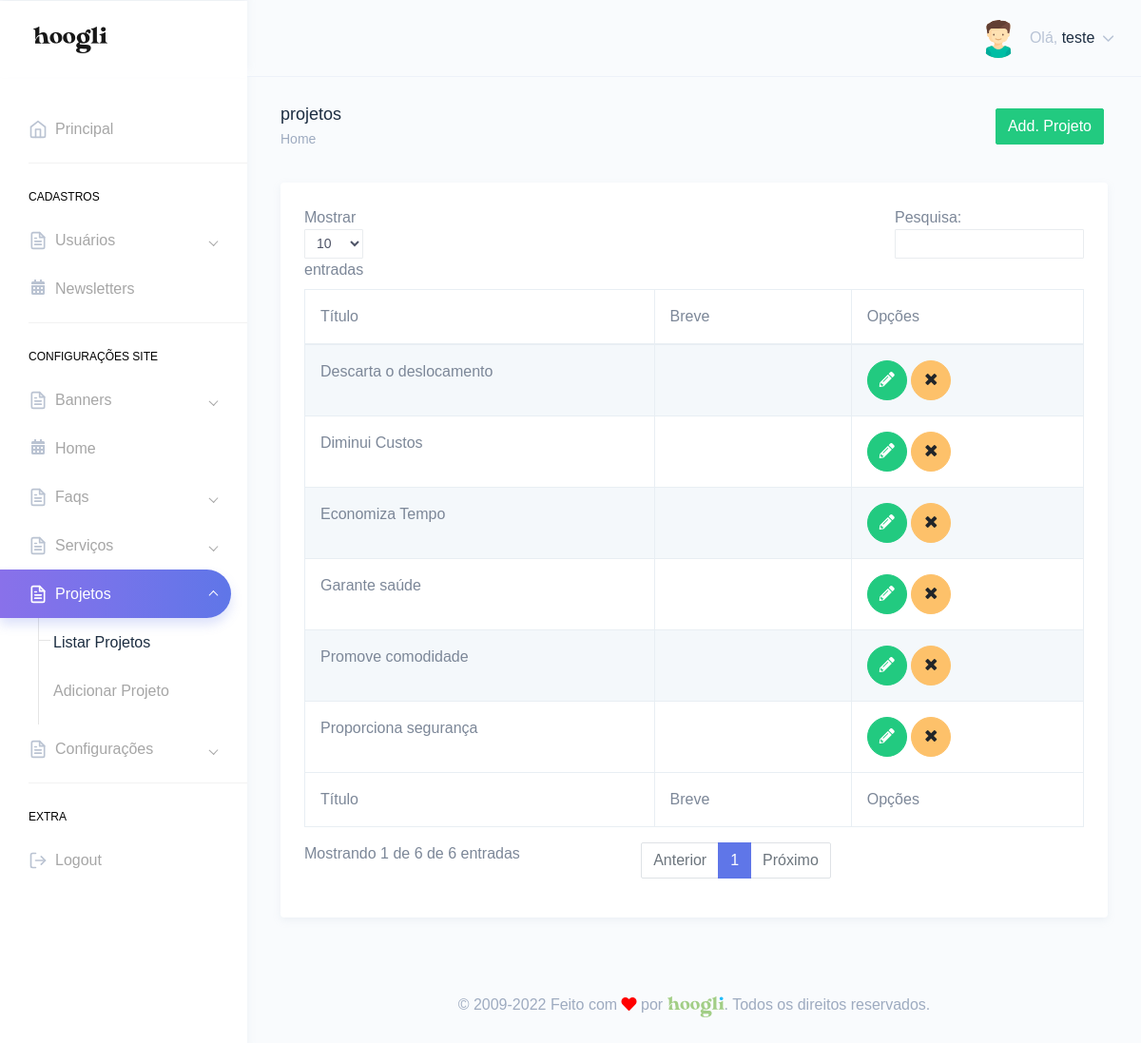
Page /painel/projetos.php (signed in) on the committed database.
### tables this page shows
CREATE TABLE `tbl_usuarios` (
  `id` int(11) NOT NULL,
  `nome` varchar(250) DEFAULT NULL,
  `email` varchar(250) DEFAULT NULL,
  `telefone` varchar(250) DEFAULT NULL,
  `endereco` varchar(250) DEFAULT NULL,
  `cpf` varchar(100) DEFAULT NULL,
  `login` varchar(100) DEFAULT NULL,
  `senha` varchar(100) DEFAULT NULL,
  `foto` varchar(250) DEFAULT NULL,
  `id_cargo` int(11) DEFAULT NULL,
  `sexo` varchar(2) DEFAULT NULL,
  `perm_cad_usuario` varchar(2) DEFAULT NULL,
  `perm_relatorio` varchar(2) DEFAULT NULL,
  `perm_add_usuario` varchar(2) DEFAULT NULL,
  `perm_edit_usuario` varchar(2) DEFAULT NULL,
  `perm_del_usuario` varchar(2) DEFAULT NULL,
  `perm_cad_contato` varchar(2) DEFAULT NULL,
  `perm_edit_contato` varchar(2) DEFAULT NULL,
  `perm_del_contato` varchar(2) DEFAULT NULL,
  `perm_edit_contato_nf` varchar(3) DEFAULT NULL,
  `perm_pag_principal_rm` varchar(2) DEFAULT NULL,
  `perm_pag_principal_uc` varchar(2) DEFAULT NULL,
  `admin_geral` varchar(2) DEFAULT NULL,
  `data_frase` date DEFAULT NULL,
  `id_frase` int(11) DEFAULT NULL,
  `frase_lida` varchar(2) DEFAULT NULL
);

CREATE TABLE `tbl_projetos` (
  `id` int(11) NOT NULL,
  `id_categoria` int(11) DEFAULT NULL,
  `titulo` varchar(250) DEFAULT NULL,
  `texto` text DEFAULT NULL,
  `url_amigavel` varchar(250) DEFAULT NULL,
  `foto` varchar(250) DEFAULT NULL,
  `foto_principal` varchar(250) DEFAULT NULL,
  `breve` text DEFAULT NULL,
  `localizacao` varchar(255) DEFAULT NULL,
  `area` varchar(255) DEFAULT NULL,
  `projeto` varchar(255) DEFAULT NULL,
  `localizacao_icone` varchar(255) DEFAULT NULL,
  `projeto_icone` varchar(255) DEFAULT NULL,
  `area_icone` varchar(255) DEFAULT NULL,
  `meta_title` text DEFAULT NULL,
  `meta_description` text DEFAULT NULL,
  `meta_keywords` text DEFAULT NULL
);

### Connection/con-pdo.php (called while the page is built, shortened)
<?php
$conInstanciada = '';
if(empty($conInstanciada)) {
	class Conexao {
		private static $pdo;
		public static function getInstance() {
		if (!isset(self::$pdo)) {
		 try {
		  $opcoes = array(PDO::MYSQL_ATTR_INIT_COMMAND => 'SET NAMES utf8', PDO::ATTR_PERSISTENT => TRUE);
		  self::$pdo = new PDO("mysql:host=" . HOST . "; dbname=" . DBNAME . "; charset=" . CHARSET . ";", USER, PASSWORD, $opcoes);
		  self::$pdo->setAttribute(PDO::ATTR_ERRMODE, PDO::ERRMODE_EXCEPTION);
		 } catch (PDOException $e) {
		  print "Erro: " . $e->getMessage();
		 }
		}
		return self::$pdo;
		}
	}
}

### Class/acesso.class.php (called while the page is built, shortened)
<?php
$AcessoInstanciada = '';
if(empty($AcessoInstanciada)) {
	if(file_exists('Connection/conexao.php')) {
		require_once('Connection/con-pdo.php');
		require_once('funcoes.php');
	} else {
		require_once('../Connection/con-pdo.php');
		require_once('../funcoes.php');
	}
	class Acesso {
		private $pdo = null;
		private static $Acesso = null;
		private function __construct($conexao){
			$this->pdo = $conexao;
		}
		public static function getInstance($conexao){
			if (!isset(self::$Acesso)):
				self::$Acesso = new Acesso($conexao);
			endif;
			return self::$Acesso;
		}
		function rsDados($id='', $idCargo='', $orderBy='', $limite='') {
			$sqlLimite = '';
			$sqlOrdem = '';
			$sql = '';
			$nCampos = 0;
			if(!empty($id)) {
				$sql .= " and id = ?";
				$nCampos++;
				$campo[$nCampos] = $id;
			}
			try{
				$sql = "SELECT * FROM tbl_usuarios where 1=1 $sql $sqlOrdem $sqlLimite";
				$stm = $this->pdo->prepare($sql);
				for($i=1; $i<=$nCampos; $i++) {
					$stm->bindValue($i, $campo[$i]);
				}
				$stm->execute();
				$rsDados = $stm->fetchAll(PDO::FETCH_OBJ);
				if($id <> '' or $limite == 1) {
					return($rsDados[0]);
				} else {
					return($rsDados);
				}
			} catch(PDOException $erro){
				echo $erro->getMessage();
			}
		}
	}
}

### painel/verifica.php (called while the page is built, shortened)
<?php
include "../Class/acesso.class.php";
$verificaRestrito = Acesso::getInstance(Conexao::getInstance());
include "../Class/projetos.class.php";
$projetos = Projetos::getInstance(Conexao::getInstance());
$verificaRestrito->restritoAdmin();
$dadosUsuarioLogado = $verificaRestrito->rsDados($_SESSION['dadosLogado']->id);
?>

### funcoes.php (called while the page is built, shortened)
<?php
  function icone_genero($genero) {
    switch ($genero) {
      case "M": return "assets/images/avatars/boy.svg"; break;
    }
  }
?>

### Class/projetos.class.php (called while the page is built, shortened)
<?php
$ProjetosInstanciada = '';
if(empty($ProjetosInstanciada)) {
	if(file_exists('Connection/conexao.php')) {
		require_once('Connection/con-pdo.php');
		require_once('funcoes.php');
	} else {
		require_once('../Connection/con-pdo.php');
		require_once('../funcoes.php');
	}
	class Projetos {
		private $pdo = null;
		private static $Projetos = null;
		private function __construct($conexao){
			$this->pdo = $conexao;
		}
		public static function getInstance($conexao){
			if (!isset(self::$Projetos)):
				self::$Projetos = new Projetos($conexao);
			endif;
			return self::$Projetos;
		}
		function rsDados($id='', $orderBy='', $limite='', $idCat='', $idDiferente='', $url_amigavel='') {
			$nCampos = 0;
			$sql = '';
			$sqlOrdem = '';
			$sqlLimite = '';
			try{
				$sql = "SELECT * FROM tbl_projetos where 1=1 $sql $sqlOrdem $sqlLimite";
				$stm = $this->pdo->prepare($sql);
				for($i=1; $i<=$nCampos; $i++) {
					$stm->bindValue($i, $campo[$i]);
				}
				$stm->execute();
				$rsDados = $stm->fetchAll(PDO::FETCH_OBJ);
				if($id <> '' or $limite == 1) {
					return($rsDados[0]);
				} else {
					return($rsDados);
				}
			} catch(PDOException $erro){
				echo $erro->getMessage();
			}
		}
	}
}

### painel/projetos.php (the view, shortened to what this page needs)
<?php include "verifica.php";
$puxaProjetos = $projetos->rsDados();
?>
<!DOCTYPE html>
<html dir="ltr" lang="pt-br">
<head>
    <link href="dist/css/style.min.css" rel="stylesheet">
</head>
<body>
    <div id="main-wrapper" data-theme="light" data-layout="vertical" data-navbarbg="skin6" data-sidebartype="full" data-sidebar-position="fixed" data-header-position="fixed" data-boxed-layout="full">
      <?php include "header.php";?>
       <?php include "inc-menu-lateral.php";?>
        <div class="page-wrapper">
            <div class="page-breadcrumb">
                <div class="row">
                    <div class="col-7 align-self-center">
                        <h4 class="page-title text-truncate text-dark font-weight-medium mb-1">projetos</h4>
                        <div class="d-flex align-items-center">
                            <nav aria-label="breadcrumb">
                                <ol class="breadcrumb m-0 p-0">
                                    <li class="breadcrumb-item"><a href="." class="text-muted">Home</a></li>
                                </ol>
                            </nav>
                        </div>
                    </div>
                    <div class="col-5 align-self-center">
                        <a href="add-projeto.php" class="btn btn-success float-right m-1">Add. Projeto</a>
                    </div>
                </div>
            </div>
            <div class="container-fluid">
                <div class="row">
                    <div class="col-12">
                        <div class="card">
                            <div class="card-body">
                                <div class="table-responsive">
                                    <table id="zero_config" class="table table-striped table-bordered ">
                                        <thead>
                                            <tr>
                                                <th>Título</th>
                                                <th>Breve</th>
                                                <th>Opções</th>
                                            </tr>
                                        </thead>
                                        <tbody>
                                            <?php
                                            if(count($puxaProjetos) > 0){
                                            foreach($puxaProjetos as $blog){?>
                                            <tr>
                                                <td><?php echo $blog->titulo;?></td>
                                                <td><?php echo $blog->breve;?></td>
                                                <td>
                                                    <a href="editar-projeto.php?id=<?php echo $blog->id;?>" class="btn btn-success btn-circle"><i class="fas fa-pencil-alt"></i></a>
                                                    <a href="projetos.php?id=<?php echo $blog->id;?>&acao=excluirProjeto" class="btn btn-warning btn-circle"><i class="fa fa-times"></i></a>
                                                </td>
                                            </tr>
                                            <?php } }?>
                                        </tbody>
                                        <tfoot>
                                            <tr>
                                                <th>Título</th>
                                                <th>Breve</th>
                                                <th>Opções</th>
                                            </tr>
                                        </tfoot>
                                    </table>
                                </div>
                            </div>
                        </div>
                    </div>
                </div>
            </div>
        <?php include "footer.php";?>
        </div>
    </div>
</body>
</html>

### painel/header.php (shortened to what this page needs)
<header class="topbar" data-navbarbg="skin6">
            <nav class="navbar top-navbar navbar-expand-md">
                <div class="navbar-header" data-logobg="skin6">
                    <div class="navbar-brand">
                        <a href=".">
                            <span class="logo-text">
                                <img src="assets/images/hoogli_logo.png" alt="homepage" class="dark-logo" />
                            </span>
                        </a>
                    </div>
                </div>
                <div class="navbar-collapse collapse" id="navbarSupportedContent">
                    <ul class="navbar-nav float-right">
                        <li class="nav-item dropdown">
                            <a class="nav-link dropdown-toggle" href="javascript:void(0)" data-toggle="dropdown"
                                aria-haspopup="true" aria-expanded="false">
                                <?php if(!empty($dadosUsuarioLogado->foto)){?>
                                <img src="../img/<?php echo $dadosUsuarioLogado->foto;?>" alt="<?php echo $dadosUsuarioLogado->nome;?>" class="rounded-circle" width="40">
                                <?php }else{?>
                                <img src="<?php echo icone_genero($dadosUsuarioLogado->sexo);?>" alt="<?php echo $dadosUsuarioLogado->nome;?>" class="rounded-circle" width="40">
                                <?php }?>
                                <span class="ml-2 d-none d-lg-inline-block"><span>Olá,</span> <span
                                        class="text-dark"><?php echo $dadosUsuarioLogado->nome;?></span> <i data-feather="chevron-down"
                                        class="svg-icon"></i></span>
                            </a>
                        </li>
                    </ul>
                </div>
            </nav>
        </header>

### rows in the picture
tbl_usuarios: nome "teste"
tbl_projetos: titulo "Economiza Tempo"
tbl_projetos: titulo "Diminui Custos"
tbl_projetos: titulo "Promove comodidade"
tbl_projetos: titulo "Proporciona segurança"
tbl_projetos: titulo "Descarta o deslocamento"
tbl_projetos: titulo "Garante saúde"
